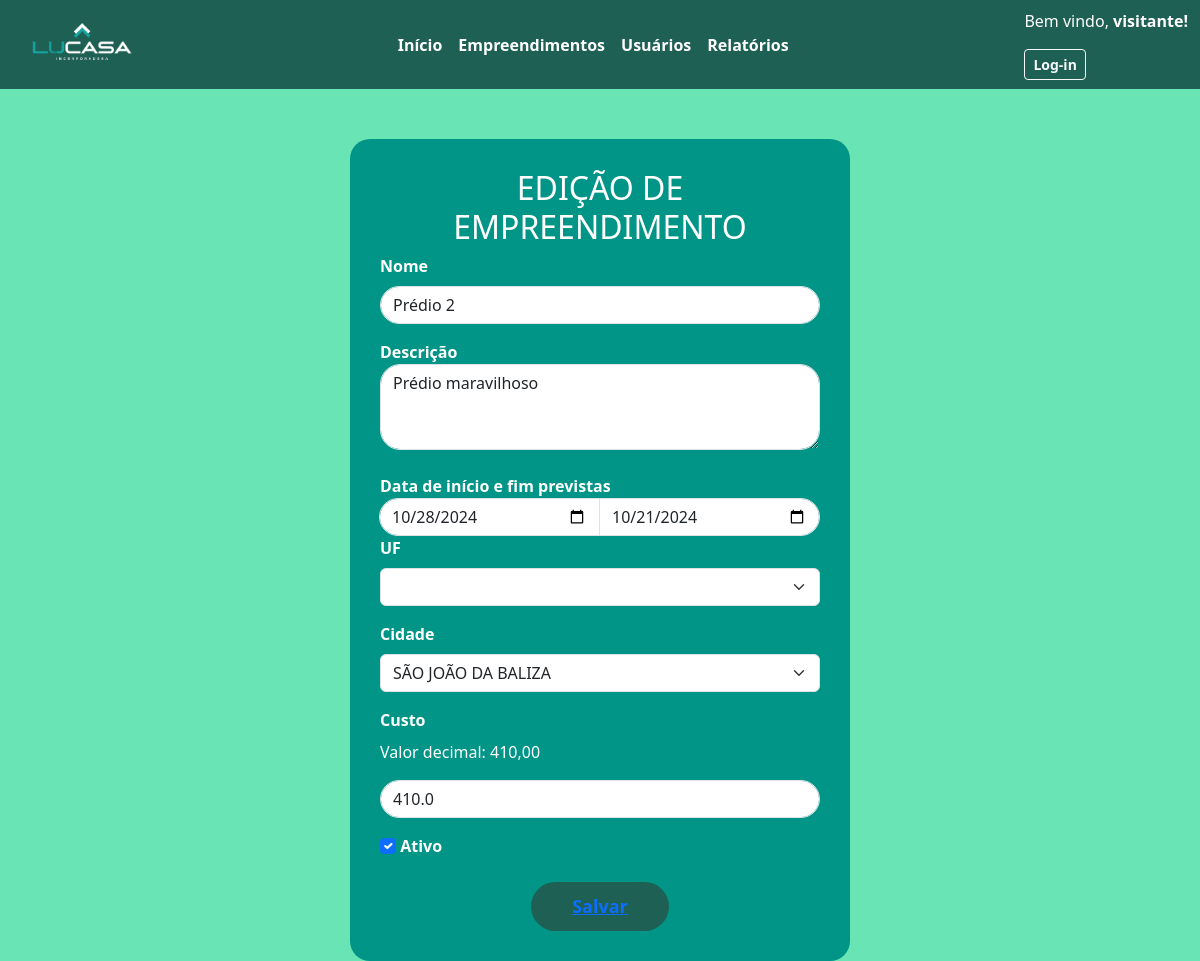
The page /updateEmp/2 on the database its author committed.
### appteste/models.py (models this page shows)
class Empreendimento(models.Model):
    Nome = models.CharField(max_length=100, default="")
    Descricao = models.TextField(max_length=200)
    Data_inicio = models.DateField(default=datetime.now)
    Data_fim_prevista = models.DateField(default=datetime.now)
    Data_fim = models.DateField(default=datetime.now)
    UF = models.CharField(max_length=2, default="")
    Cidade = models.CharField(max_length=50, default="")
    Valor_total = models.FloatField()
    Ativo = models.BooleanField(default=True)
    Usuario_id = models.IntegerField(default=0)

### appteste/views.py (the view, shortened to what this page needs)
# urls.py: path('updateEmp/<int:f_id>', views.updateEmpreendimento, name="updateEmp"),
def updateEmpreendimento(request, f_id):
    emp = Empreendimento.objects.get(id=f_id)
    template_name = "appteste/Empreendimento/atualizaEmp.html"
    return render(request, template_name, {"emp": emp, "uf": ufbr.list_uf})

### appteste/templates/appteste/Empreendimento/atualizaEmp.html (shortened to what this page needs)
{% extends "appteste/cabecalho.html" %}
{% block content%}
{% load static %}
<link href="{% static 'css/manutEmpree.css' %}" rel="stylesheet">
</head>
<body>
    <div class="form-container">
        <h2 style="text-align: center;">EDIÇÃO DE EMPREENDIMENTO</h2>
        <form method="POST" id="empreendimento">
            <div class="mb-3">
                <label for="nome" class="form-label"><strong>Nome</strong></label>
                <input type="text" class="form-control" id="nome" name="nome" placeholder="Nome do Empreendimento"
                    required="True" value="{{emp.Nome}}">
            </div>
            <div>
                <label for="descricao"><strong>Descrição</strong></label>
                <textarea class="form-control" rows="3" type="textarea" name="descricao" id="descricao"
                    placeholder="Descrição do empreendimento" maxlength="200" style="border-radius: 20px;"
                    required>{{emp.Descricao}}</textarea>
            </div>
            <br>
            <div class="input-group date">
                <span class="input-group text"><strong>Data de início e fim previstas</strong></span>
                <input style="border-top-left-radius: 50px; border-bottom-left-radius: 50px;" type="date"
                    class="form-control" placeholder="Data de início" id="dataini" name="dataInicio" required
                    value="{{emp.Data_inicio|date:'Y-m-d' }}">
                <input type="date" class="form-control" placeholder="Data de fim" id="datafim" name="dataFim" required
                    value="{{emp.Data_fim_prevista|date:'Y-m-d' }}">
            </div>
            <div class="mb-3">
                <label for="uf" class="form-label"><strong>UF</strong></label>
                <select class="form-select" name="uf" required id="uf">
                    <option value=""></option>
                    <select>
            </div>
            <div class="mb-3">
                <label for="cidade" class="form-label"><strong>Cidade</strong></label>
                <select class="form-select" required name="cidade" id="cidade">
                    <option value="{{emp.Cidade}}" selected>{{emp.Cidade}}</option>
                </select>
            </div>
            <div class="mb-3">
                <label for="custo" class="form-label"><strong>Custo</strong></label>
                <p>Valor decimal: {{emp.Valor_total|floatformat:2}}</p>
                <input type="number" class="form-control" id="custo" name="custo" placeholder="Custo" required="True"
                    step="0.01" value="{{emp.Valor_total|stringformat:'s'}}">
            </div>
            <div class="mb-3">
                {% if emp.Ativo %}
                <input type="checkbox" class="form-check-input" id="status" name="ativo" value="1" checked>
                {% else %}
                <input type="checkbox" class="form-check-input" id="status" name="ativo" value="0">
                {% endif %}
                <label for="status" class="form-label"><strong>Ativo</strong></label>
            </div>
            <div style="text-align: center;">
                <button type="" class="btn btn-confirm"><a href="{% url 'updateEmp' emp.id %}"><strong>Salvar</strong></a></button>
            </div>
        </form>
    </div>
    {% endblock %}

### appteste/static/css/manutEmpree.css (style rules this page uses)
body { background-color: #69e4b5; }
.form-container { background-color: #019587; border-radius: 20px; padding: 30px; margin-top: 50px; max-width: 500px; margin-left: auto; margin-right: auto; color: #fff; }
.form-control { border-radius: 50px; }
.btn-confirm { background-color: #1e6054; color: #ffffff; border-radius: 50px; padding: 10px 40px; font-size: 18px; }

### rows shown on the page
Empreendimento: nome "Prédio 2", descricao "Prédio maravilhoso", dataInicio "10/28/2024", dataFim "10/21/2024", cidade "SÃO JOÃO DA BALIZA", Valor_total "410,00", custo "410.0"
